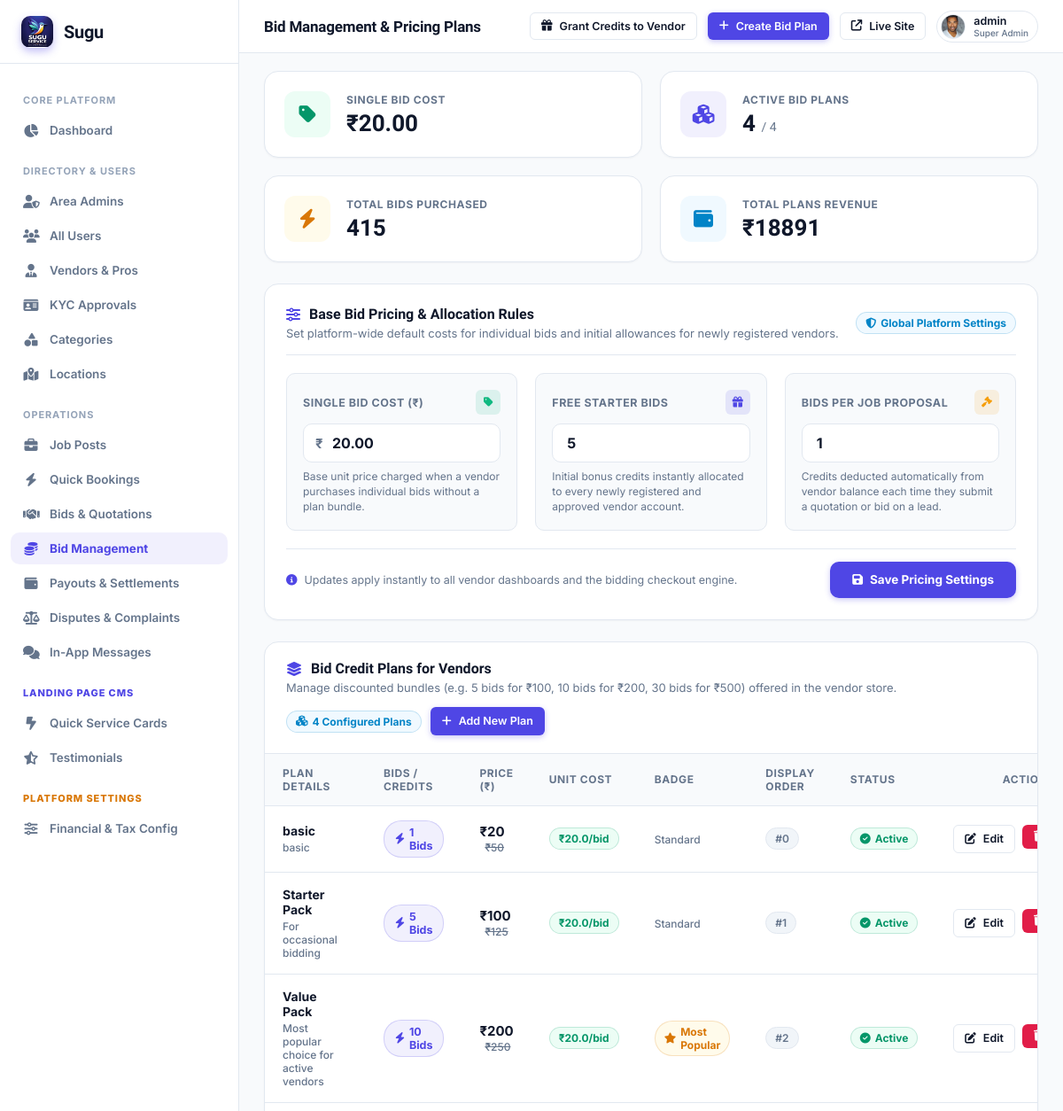
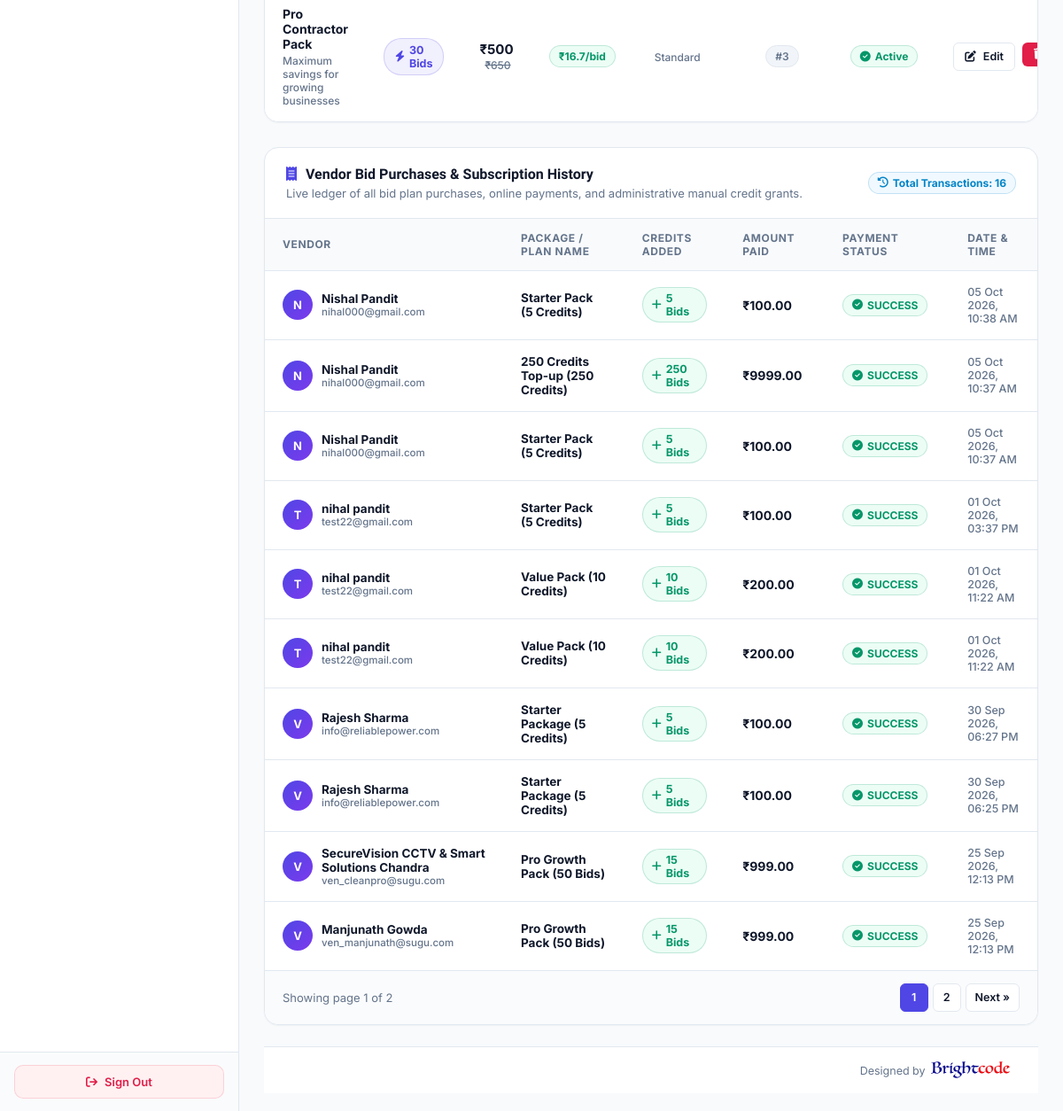
The page /super-admin/bid-plans/ (signed in) on the database as committed earlier (2 pictures, top to bottom).
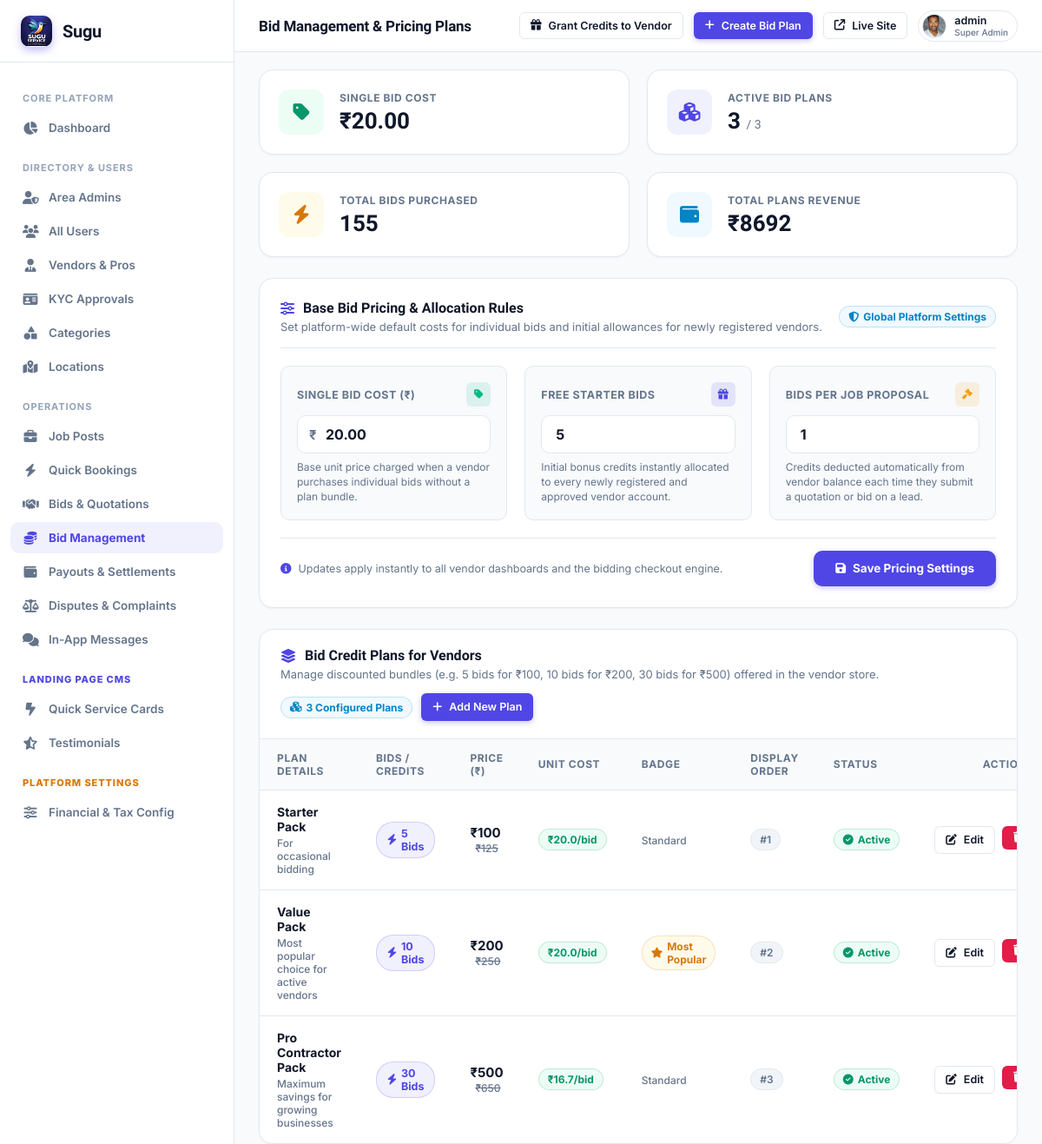
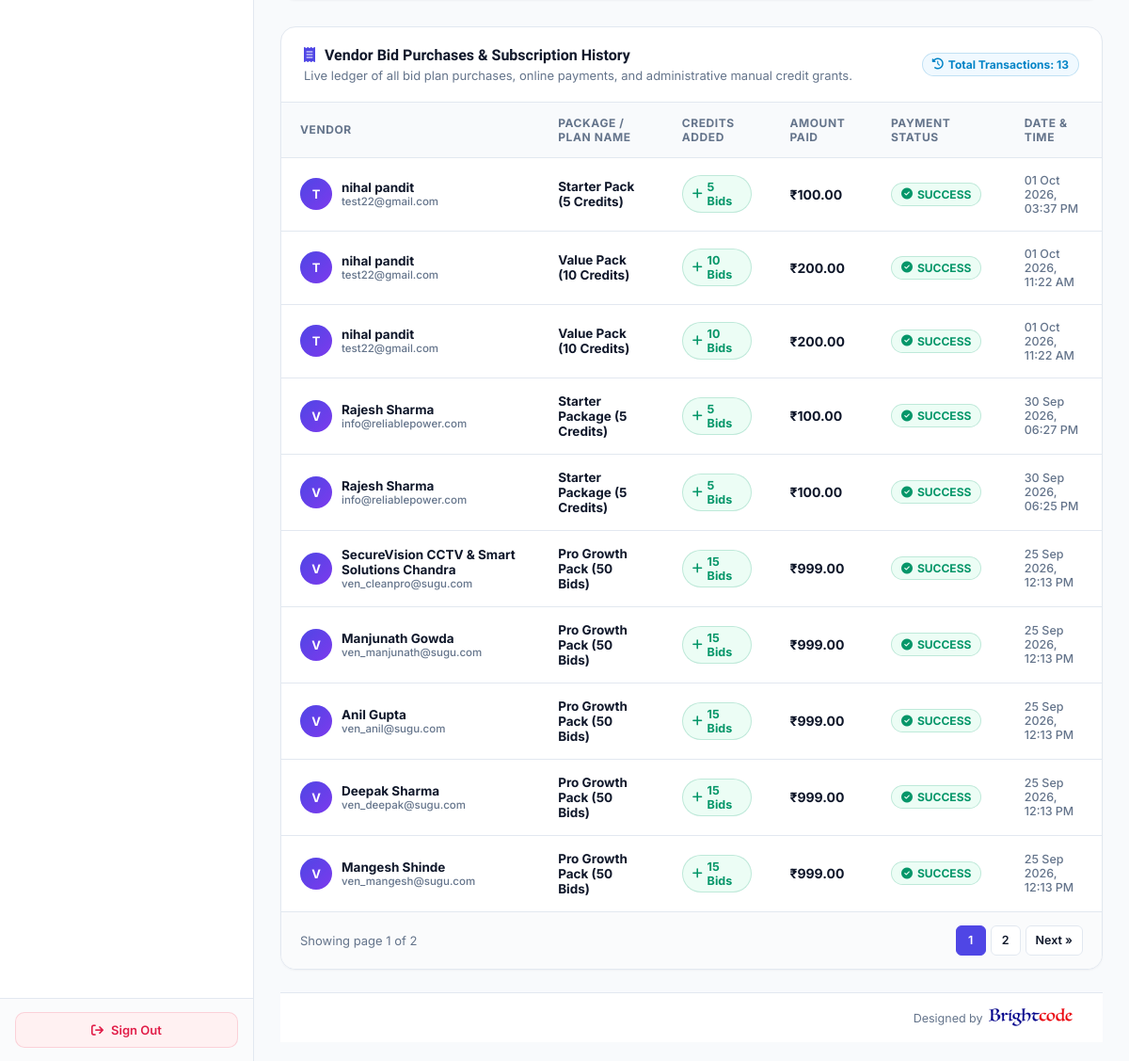
The same page on the database as committed later (2 pictures, top to bottom).
### myapp/models.py (models this page shows, shortened)
class BidPlan(models.Model):
    name = models.CharField(max_length=150, help_text="Plan Name e.g. Starter Pack, Value Pack, Pro Contractor")
    tagline = models.CharField(max_length=255, blank=True, null=True, help_text="Short subtitle e.g. For occasional bidding")
    credits = models.PositiveIntegerField(help_text="Number of bids / credits provided (e.g. 5, 10, 30)")
    price = models.DecimalField(max_digits=10, decimal_places=2, help_text="Price in INR (e.g. 100.00, 200.00, 500.00)")
    original_price = models.DecimalField(max_digits=10, decimal_places=2, null=True, blank=True, help_text="Original price for strikethrough comparison")
    is_popular = models.BooleanField(default=False, help_text="Highlight with Most Popular / Best Value badge")
    is_active = models.BooleanField(default=True, help_text="Enable or disable this plan for vendors")
    order = models.IntegerField(default=0, help_text="Display sort order")
    created_at = models.DateTimeField(default=timezone.now)
    class Meta:
        ordering = ['order', 'price']
        verbose_name = "Bid Plan"
        verbose_name_plural = "Bid Plans"
    @property
    def cost_per_bid(self):
        if self.credits and self.credits > 0:
            return round(float(self.price) / float(self.credits), 1)
        return float(self.price)

class Subscription(models.Model):
    STATUS_CHOICES = (
        ('success', 'Success'),
        ('failed', 'Failed'),
        ('pending', 'Pending'),
    )
    vendor = models.ForeignKey(CustomUser, on_delete=models.CASCADE, related_name='subscriptions')
    package_name = models.CharField(max_length=100)
    amount = models.DecimalField(max_digits=10, decimal_places=2)
    credits_added = models.IntegerField(default=15, help_text="Number of bid credits added with this package")
    status = models.CharField(max_length=20, choices=STATUS_CHOICES, default='success')
    created_at = models.DateTimeField(default=timezone.now)

class CustomUser(AbstractUser):
    ROLE_CHOICES = (
        ('ADMIN', 'Admin'),
        ('VENDOR', 'Vendor'),
        ('USER', 'User'),
    )
    role = models.CharField(max_length=20, choices=ROLE_CHOICES, default='USER')
    assigned_state = models.CharField(max_length=100, blank=True, null=True, help_text="Assigned State/Territory for Area Admin")
    assigned_city = models.CharField(max_length=100, blank=True, null=True, help_text="Assigned City (optional) for Area Admin")

### myapp/super_admin_views.py (the view)
# urls.py: path('super-admin/bid-plans/', super_admin_views.super_admin_bid_plans, name='super_admin_bid_plans'),
@sa_required
def super_admin_bid_plans(request):
    settings_obj = GlobalSettings.objects.first()
    if not settings_obj:
        settings_obj = GlobalSettings.objects.create(single_bid_cost=20.00, free_starter_bids=5, min_bids_per_job=1)
    plans = BidPlan.objects.all().order_by('order', 'price')
    total_plans = plans.count()
    active_plans = plans.filter(is_active=True).count()
    purchases_qs = Subscription.objects.all().select_related('vendor').order_by('-created_at')
    total_purchases_count = purchases_qs.count()
    total_revenue = purchases_qs.aggregate(total=Sum('amount'))['total'] or 0
    total_credits_sold = purchases_qs.aggregate(total=Sum('credits_added'))['total'] or 0
    paginator = Paginator(purchases_qs, 10)
    page_num = request.GET.get('page', 1)
    try:
        purchases = paginator.page(page_num)
    except (EmptyPage, PageNotAnInteger):
        purchases = paginator.page(1)
    page_range = paginator.get_elided_page_range(purchases.number, on_each_side=2, on_ends=1)
    vendors = CustomUser.objects.filter(role='VENDOR').order_by('username')
    context = {
        'settings': settings_obj,
        'plans': plans,
        'total_plans': total_plans,
        'active_plans': active_plans,
        'purchases': purchases,
        'page_range': page_range,
        'total_purchases_count': total_purchases_count,
        'total_revenue': total_revenue,
        'total_credits_sold': total_credits_sold,
        'vendors': vendors,
    }
    return render(request, 'superadmin/bid_plans.html', context)

### myapp/super_admin_views.py (called while the page is built)
def sa_required(view_func):
    from functools import wraps
    @wraps(view_func)
    def wrapper(request, *args, **kwargs):
        if not request.user.is_authenticated or not request.user.is_superuser:
            return redirect(f'{LOGIN_URL}?next={request.path}')
        return view_func(request, *args, **kwargs)
    return wrapper

### templates/superadmin/bid_plans.html (shortened to what the changed rows need)
{% extends 'superadmin/base.html' %}
{% block content %}
<div class="grid-4">
  <div class="stat-card">
    <div class="stat-info">
      <div class="label">Active Bid Plans</div>
      <div class="value">{{ active_plans }} <span style="font-size: 14px; font-weight: 500; color: var(--text-muted);">/ {{ total_plans }}</span></div>
    </div>
  </div>
  <div class="stat-card">
    <div class="stat-info">
      <div class="label">Total Bids Purchased</div>
      <div class="value">{{ total_credits_sold }}</div>
    </div>
  </div>
  <div class="stat-card">
    <div class="stat-info">
      <div class="label">Total Plans Revenue</div>
      <div class="value">₹{{ total_revenue|floatformat:'0' }}</div>
    </div>
  </div>
</div>
<div class="card" style="padding: 0; overflow: hidden; margin-bottom: 28px;">
  <div style="padding: 20px 24px; border-bottom: 1px solid var(--border); display: flex; justify-content: space-between; align-items: center; flex-wrap: wrap; gap: 14px;">
    <div style="display: flex; align-items: center; gap: 10px;">
      <span class="badge info">
        <i class="fa-solid fa-cubes"></i> {{ total_plans }} Configured Plans
      </span>
      <button type="button" class="btn btn-primary btn-sm" onclick="openAddPlanModal()">
        <i class="fa-solid fa-plus"></i> Add New Plan
      </button>
    </div>
  </div>
  <div class="table-container" style="border: none; border-radius: 0; box-shadow: none;">
    <table>
      <thead>
        <tr>
          <th>Plan Details</th>
          <th>Bids / Credits</th>
          <th>Price (₹)</th>
          <th>Unit Cost</th>
          <th>Badge</th>
          <th>Display Order</th>
          <th>Status</th>
          <th style="text-align: right;">Actions</th>
        </tr>
      </thead>
      <tbody>
        {% for plan in plans %}
        <tr>
          <td>
            <div style="font-weight: 700; font-size: 14px; color: var(--text-main);">
              {{ plan.name }}
            </div>
            {% if plan.tagline %}
            <div style="font-size: 12px; color: var(--text-muted); margin-top: 3px;">{{ plan.tagline }}</div>
            {% endif %}
          </td>
          <td>
            <span class="badge info" style="background: rgba(79, 70, 229, 0.08); color: var(--accent); border: 1px solid rgba(79, 70, 229, 0.2); font-weight: 700; font-size: 12.5px; padding: 5px 12px;">
              <i class="fa-solid fa-bolt"></i> {{ plan.credits }} Bids
            </span>
          </td>
          <td>
            <strong style="font-size: 15px; color: var(--text-main);">₹{{ plan.price|floatformat:'0' }}</strong>
            {% if plan.original_price %}
            <span style="font-size: 12px; text-decoration: line-through; color: var(--text-muted); margin-left: 6px;">₹{{ plan.original_price|floatformat:'0' }}</span>
            {% endif %}
          </td>
          <td>
            <span class="badge active" style="font-weight: 700; font-size: 12px; padding: 4px 10px;">
              ₹{{ plan.cost_per_bid }}/bid
            </span>
          </td>
          <td>
            {% if plan.is_popular %}
              <span class="badge warn" style="font-weight: 700; font-size: 12px; padding: 4px 10px;">
                <i class="fa-solid fa-star"></i> Most Popular
              </span>
            {% else %}
              <span style="color: var(--text-muted); font-size: 12px;">Standard</span>
            {% endif %}
          </td>
          <td>
            <span class="badge" style="background: #f1f5f9; color: var(--text-muted); border: 1px solid var(--border); font-weight: 600;">#{{ plan.order }}</span>
          </td>
          <td>
            <a href="{% url 'super_admin_bid_plan_toggle' plan.id %}" style="text-decoration: none;" title="Click to toggle status">
              <span class="badge {% if plan.is_active %}active{% else %}inactive{% endif %}" style="cursor: pointer;">
                <i class="fa-solid {% if plan.is_active %}fa-circle-check{% else %}fa-circle-xmark{% endif %}"></i>
                {% if plan.is_active %}Active{% else %}Inactive{% endif %}
              </span>
            </a>
          </td>
          <td style="text-align: right;">
            <div style="display: inline-flex; gap: 8px;">
              <button type="button" class="btn btn-outline btn-sm"
                      onclick="openEditPlanModal('{{ plan.id }}', '{{ plan.name|escapejs }}', '{{ plan.tagline|default:''|escapejs }}', '{{ plan.credits }}', '{{ plan.price }}', '{{ plan.original_price|default:'' }}', '{{ plan.order }}', {{ plan.is_popular|yesno:'true,false' }}, {{ plan.is_active|yesno:'true,false' }})"
                      title="Edit Plan Details">
                <i class="fa-solid fa-pen-to-square"></i> Edit
              </button>
              <form method="POST" action="{% url 'super_admin_bid_plan_delete' plan.id %}" style="display: inline;" onsubmit="return confirm('Delete bid plan \'{{ plan.name|escapejs }}\'? This will remove it from the vendor dashboard.');">
                <button type="submit" class="btn btn-danger btn-sm" title="Delete Plan">
                  <i class="fa-solid fa-trash"></i>
                </button>
              </form>
            </div>
          </td>
        </tr>
        {% endfor %}
      </tbody>
    </table>
  </div>
</div>
<div class="card" style="padding: 0; overflow: hidden; margin-bottom: 24px;">
  <div style="padding: 20px 24px; border-bottom: 1px solid var(--border); display: flex; justify-content: space-between; align-items: center; flex-wrap: wrap; gap: 14px;">
    <div>
      <span class="badge info">
        <i class="fa-solid fa-clock-rotate-left"></i> Total Transactions: {{ total_purchases_count }}
      </span>
    </div>
  </div>
  <div class="table-container" style="border: none; border-radius: 0; box-shadow: none;">
    <table>
      <thead>
        <tr>
          <th>Vendor</th>
          <th>Package / Plan Name</th>
          <th>Credits Added</th>
          <th>Amount Paid</th>
          <th>Payment Status</th>
          <th>Date &amp; Time</th>
        </tr>
      </thead>
      <tbody>
        {% for sub in purchases %}
        <tr>
          <td>
            <div style="display: flex; align-items: center; gap: 10px;">
              <div style="width: 34px; height: 34px; border-radius: 50%; background: linear-gradient(135deg, #4f46e5, #7c3aed); color: white; display: flex; align-items: center; justify-content: center; font-weight: 700; font-size: 13px; flex-shrink: 0;">
                {{ sub.vendor.username|make_list|first|upper }}
              </div>
              <div>
                <div style="font-weight: 700; color: var(--text-main); font-size: 13.5px;">{{ sub.vendor.get_full_name|default:sub.vendor.username }}</div>
                <div style="font-size: 11.5px; color: var(--text-muted);">{{ sub.vendor.email|default:sub.vendor.username }}</div>
              </div>
            </div>
          </td>
          <td>
            <strong style="color: var(--text-main);">{{ sub.package_name }}</strong>
          </td>
          <td>
            <span class="badge active" style="font-weight: 700; font-size: 12.5px;">
              <i class="fa-solid fa-plus"></i> {{ sub.credits_added|default:0 }} Bids
            </span>
          </td>
          <td>
            {% if sub.amount > 0 %}
              <strong style="color: var(--text-main); font-size: 14px;">₹{{ sub.amount }}</strong>
            {% else %}
              <span class="badge" style="background: #f1f5f9; color: var(--text-muted); border: 1px solid var(--border);">Free / Admin Grant</span>
            {% endif %}
          </td>
          <td>
            <span class="badge {% if sub.status == 'success' %}active{% else %}inactive{% endif %}">
              <i class="fa-solid {% if sub.status == 'success' %}fa-circle-check{% else %}fa-circle-xmark{% endif %}"></i>
              {{ sub.status|upper }}
            </span>
          </td>
          <td style="font-size: 12.5px; color: var(--text-muted);">
            {{ sub.created_at|date:"d M Y, h:i A" }}
          </td>
        </tr>
        {% endfor %}
      </tbody>
    </table>
  </div>
  {% if purchases.has_other_pages %}
  <div class="pagination-wrap">
    <div class="pagination-nav">
      {% for num in page_range %}
        {% if num == purchases.number %}
          <span class="page-link active">{{ num }}</span>
        {% elif num == '...' %}
          <span class="page-link disabled">...</span>
        {% else %}
          <a href="?page={{ num }}" class="page-link">{{ num }}</a>
        {% endif %}
      {% endfor %}
      {% if purchases.has_next %}
        <a href="?page={{ purchases.next_page_number }}" class="page-link">Next &raquo;</a>
      {% endif %}
    </div>
  </div>
  {% endif %}
</div>
{% endblock %}

Rows that differ between the two databases and show on the page:
removed BidPlan: name "basic", tagline "basic", credits "1", price "20", original_price "50", cost_per_bid "20.0", is_popular "Standard", order "0", is_active True (drawn)
removed Subscription: vendor.username|make_list "N", vendor.get_full_name "Nishal Pandit", vendor.email "nihal000@gmail.com", package_name "Starter Pack (5 Credits)", credits_added "5", amount "100.00", status "SUCCESS", created_at "05 Oct 2026, 10:38 AM"
removed Subscription: vendor.username|make_list "N", vendor.get_full_name "Nishal Pandit", vendor.email "nihal000@gmail.com", package_name "250 Credits Top-up (250 Credits)", credits_added "250", amount "9999.00", status "SUCCESS", created_at "05 Oct 2026, 10:37 AM"
removed Subscription: vendor.username|make_list "N", vendor.get_full_name "Nishal Pandit", vendor.email "nihal000@gmail.com", package_name "Starter Pack (5 Credits)", credits_added "5", amount "100.00", status "SUCCESS", created_at "05 Oct 2026, 10:37 AM"
now on this page (row unchanged): Subscription: vendor.username|make_list "V", vendor.get_full_name "Anil Gupta", vendor.email "ven_anil@sugu.com", package_name "Pro Growth Pack (50 Bids)", credits_added "15", amount "999.00", status "SUCCESS", created_at "25 Sep 2026, 12:13 PM"
now on this page (row unchanged): Subscription: vendor.username|make_list "V", vendor.get_full_name "Deepak Sharma", vendor.email "ven_deepak@sugu.com", package_name "Pro Growth Pack (50 Bids)", credits_added "15", amount "999.00", status "SUCCESS", created_at "25 Sep 2026, 12:13 PM"
now on this page (row unchanged): Subscription: vendor.username|make_list "V", vendor.get_full_name "Mangesh Shinde", vendor.email "ven_mangesh@sugu.com", package_name "Pro Growth Pack (50 Bids)", credits_added "15", amount "999.00", status "SUCCESS", created_at "25 Sep 2026, 12:13 PM"
Other text that changed with them:
{{ active_plans }}: "4" → "3"
{{ total_plans }}: "4" → "3"
{{ total_credits_sold }}: "415" → "155"
{{ total_revenue|floatformat:'0' }}: "18891" → "8692"
{{ total_purchases_count }}: "16" → "13"
